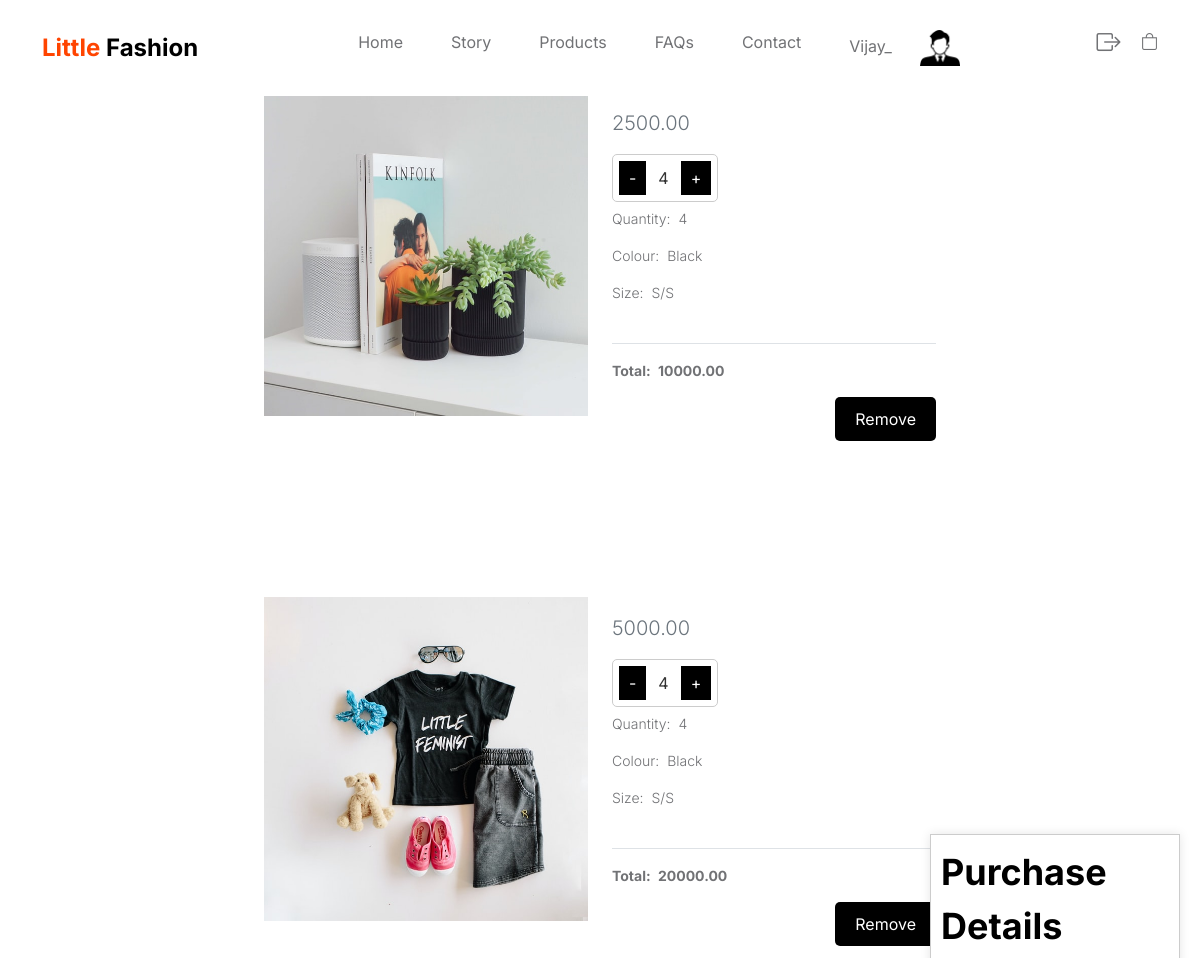
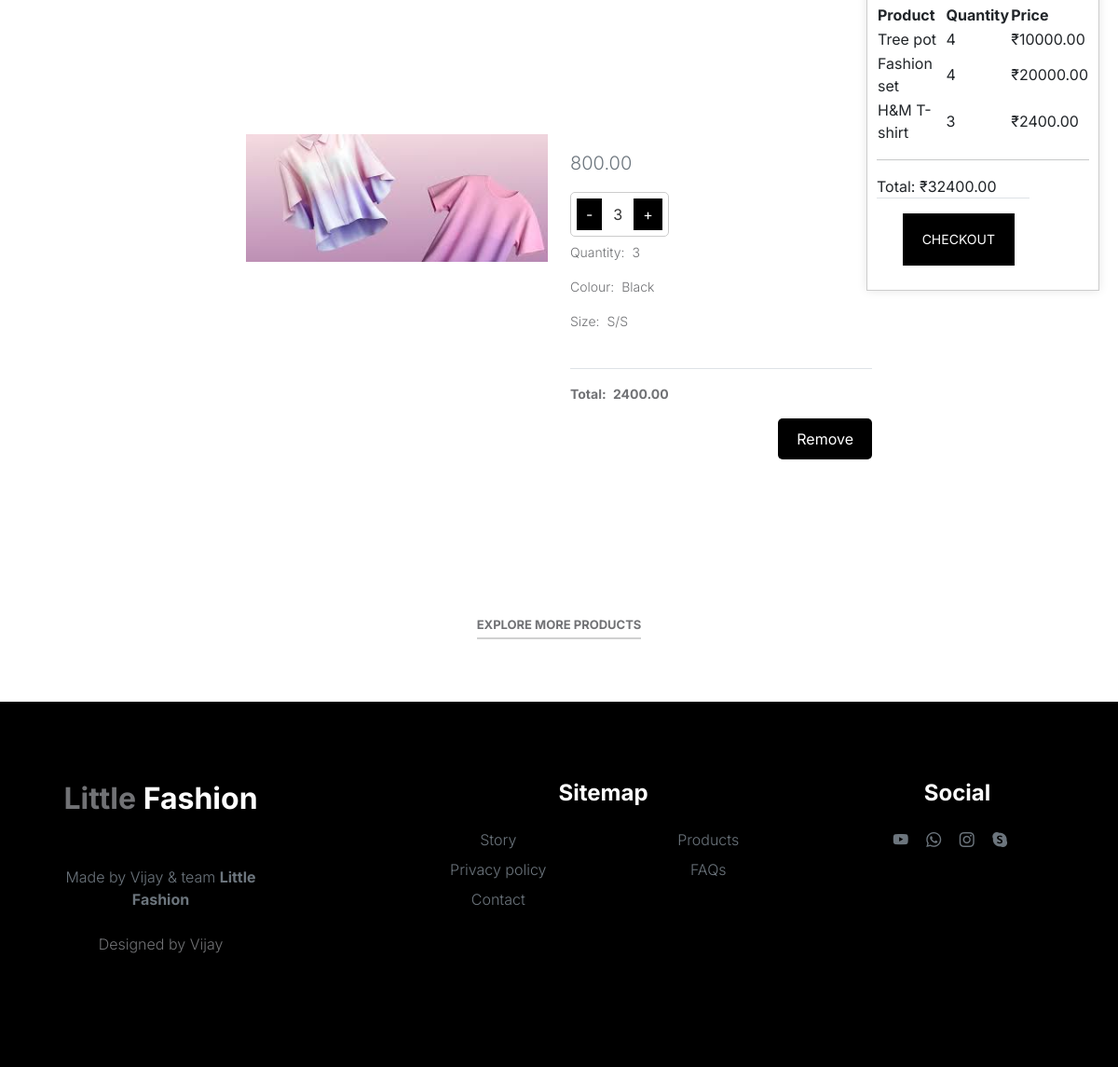
Before: /cart_table/ (signed in) with the older database file (2 pictures, top to bottom).
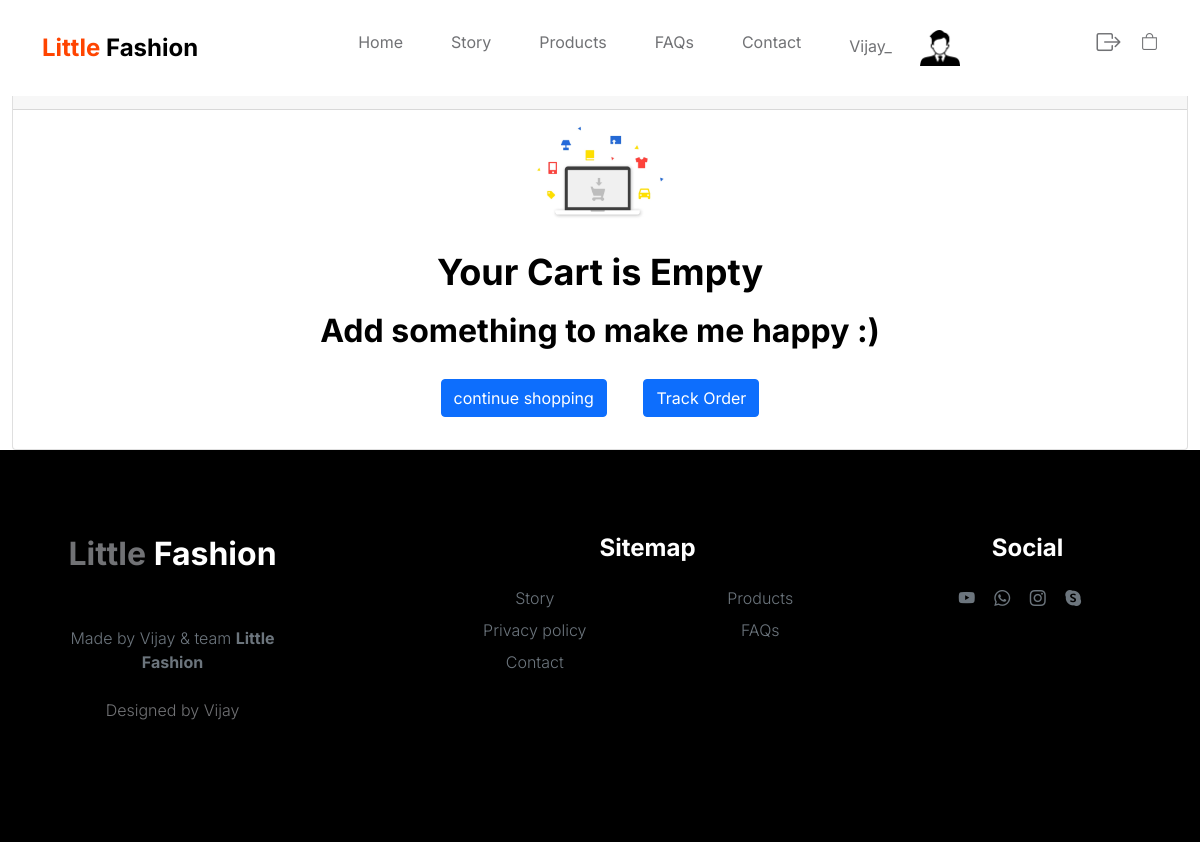
After: the same page with the newer database file.
### consumer_app/models.py (models this page shows, shortened)
class UserData(models.Model):
    name = models.CharField(max_length=50)
    phone = models.CharField(max_length=11)
    email = models.EmailField(primary_key=True)
    password = models.CharField(max_length=10)
    pic = models.ImageField(default='user.jpg',upload_to='consumer_pics')
    about_me = models.TextField(null=True)

class Cart(models.Model):
    email = models.EmailField()
    product = models.ForeignKey(Product, on_delete=models.CASCADE)
    image = models.ImageField(null=True,blank=True)
    quantity = models.PositiveIntegerField(default=1)
    price = models.DecimalField(max_digits=10, decimal_places= 2, default=0)

class Product(models.Model):
    product_name = models.CharField(max_length=150)
    des = models.CharField(max_length=150)
    price = models.DecimalField(max_digits=6, decimal_places= 2, default=500)
    pic = models.FileField(upload_to='products_images', default='sad.jpg')

### consumer_app/views.py (the view)
# urls.py: path('cart_table/', views.cart_table, name='cart_table'),
@csrf_exempt
def cart_table(request):
    s_mail = request.session['email']
    print('s_mail',s_mail)
    user_obj = UserData.objects.get(email = s_mail)
    cart_obj = Cart.objects.filter(email = s_mail)
    if cart_obj:
        total_amount = 0
        for amt in cart_obj:
            total_amount += amt.price
        global client
        client = razorpay.Client(
                            auth=(
                                settings.RAZOR_KEY_ID,
                                settings.RAZOR_KEY_SECRET
                                )
                            )
        payment = client.order.create({'amount':float(total_amount*100),"currency":'INR','payment_capture':'1' })
        print(payment)
        return render(request,'cart_table.html',{"cart_obj":cart_obj,'user_data':user_obj,'total_amt':total_amount,'payment':payment,"callback_url":'paymenthandler/'})
    else:
        return render(request,'cart_table.html',{"cart_obj":cart_obj,'user_data':user_obj})

### templates/cart_table.html (shortened to what this page needs)
{% extends 'base.html' %}
{% load static %}
{% block content %}
	{% if cart_obj %}
    {% for pro in cart_obj %}
        <div >
            <div class="modal-dialog modal-dialog-centered modal-lg">
                <div class="modal-content border-0">
                    <div class="modal-body">
                        <div class="row">
                            <div class="col-lg-6 col-12 mt-4 mt-lg-0">
                                <img src="{{pro.image.url}}" class="img-fluid product-image" alt="">
                            </div>
                            <div class="col-lg-6 col-12 mt-3 mt-lg-0">
                                <p class="product-price text-muted mt-3">{{ pro.product.price }}</p>
								<form action="/update_quauntity/{{pro.id}}" method="POST">
									<table class="quantity">
										<tr>
											<td><button class="quantity-button" name="minus">-</button></td>
											<td><span name="quan">{{pro.quantity}}</span></td>
											<td><button class="quantity-button" name="plus">+</button></td>
										</tr>
									</table>
								</form>
                                <p class="product-p">Quantity: <span class="ms-1">{{ pro.quantity }}</span></p>
                                <p class="product-p">Colour: <span class="ms-1">Black</span></p>
                                <p class="product-p pb-3">Size: <span class="ms-1">S/S</span></p>
                                <div class="border-top mt-4 pt-3">
                                    <p class="product-p"><strong>Total: <span class="ms-1">{{pro.price}}</span></strong></p>
                                </div>
								<a href="/del_cart_row/{{pro.id}}" class="remove-button">
									<button>Remove</button>
								</a>
                            </div>
                        </div>
                    </div>
                </div>
            </div>
        </div>
    {% endfor %}
	<br>
	<br>
	<br>
	<div class="side-window">
		<h3>Purchase Details</h3>
		<table class="purchase-table">
			<thead>
				<tr>
					<th>Product</th>
					<th>Quantity</th>
					<th>Price</th>
				</tr>
			</thead>
			<tbody>
				{% for item in cart_obj %}
					<tr>
						<td>{{ item.product.product_name }}</td>
						<td>{{ item.quantity }}</td>
						<td>₹{{ item.price }}</td>
					</tr>
				{% endfor %}
			</tbody>
		</table>
		<hr>
		<div class="total-amount">
			Total: ₹{{ total_amt }}
		</div>
	<form class="contact-form me-lg-5 pe-lg-3" role="form" action = '/success/' method='post'>
		<div class="modal-footer">
			<button type="button" id="rzp-button1" class="btn custom-btn cart-btn ms-lg-4">Checkout</button>
		</div>
	</form>
	</div>
	<div class="col-12 text-center">
		<a href="/products/" class="view-all">Explore more products</a>
	</div>
	<br>
	<br>
	<br>
{% else %}
	<br>
	<br>
	<div class="container-fluid  mt-100">
		<div class="row">
		   <div class="col-md-12">
				   <div class="card">
			   <div class="card-header">
			   <h5>Cart</h5>
			   </div>
			   <div class="card-body cart">
					   <div class="col-sm-12 empty-cart-cls text-center">
						   <img src="/static/images/slideshow/d438a32e-765a-4d8b-b4a6-520b560971e8.webp" width="130" height="130" class="img-fluid mb-4 mr-3">
						   <h3><strong>Your Cart is Empty</strong></h3>
						   <h4>Add something to make me happy :)</h4>
						   <a href="/products/" class="btn btn-primary cart-btn-transform m-3" data-abc="true">continue shopping</a>
						   <a href="/track/" class="btn btn-primary cart-btn-transform m-3" data-abc="true">Track Order</a>
					   </div>
			   </div>
	   </div>
		   </div>
		</div>
	   </div>
	{% endif %}
{% endblock %}

### templates/base.html
{% include "header.html" %}
{% block content %}
{% endblock  %}
{% include "footer.html" %}

### templates/header.html (shortened to what this page needs)
{% load static %}
<!doctype html>
<html lang="en">
    <head>
        <meta name="author" content=""><link rel="stylesheet" href="https://cdn.jsdelivr.net/npm/bootstrap-icons@1.10.3/font/bootstrap-icons.css">
        <link href="/static/css/bootstrap.min.css" rel="stylesheet">
        <link href="/static/css/bootstrap-icons.css" rel="stylesheet">
        <link rel="stylesheet" href="/static/css/slick.css"/>
        <link href="/static/css/tooplate-little-fashion.css" rel="stylesheet">
    </head>
    <body>
        <main>
            <nav class="navbar navbar-expand-lg">
                <div class="container">
                    <a class="navbar-brand" href="/">
                        <strong><span>Little</span> Fashion</strong>
                    </a>
                    <div class="collapse navbar-collapse" id="navbarNav">
                        <ul class="navbar-nav mx-auto">
                            <li class="nav-item">
                                <a class="nav-link {% if request.path == '/' %} active {% endif %}" href="/">Home</a>
                            </li>
                            <li class="nav-item">
                                <a class="nav-link {% if request.path == '/about/' %} active {% endif %}" href="/about">Story</a>
                            </li>
                            <li class="nav-item">
                                <a class="nav-link {% if request.path == '/products/' %} active {% endif %}" href="/products">Products</a>
                            </li>
                            <li class="nav-item">
                                <a class="nav-link {% if request.path == '/faq/' %} active {% endif %}" href="/faq">FAQs</a>
                            </li>
                            <li class="nav-item">
                                <a class="nav-link {% if request.path == '/contact/' %} active {% endif %}" href="/contact">Contact</a>
                            </li>
                            {% if user_data %}
                            <li class="nav-item">
                                <a class="nav-link">{{user_data.name}}</a>
                                {% if user_data.pic.url %}
                                    <a href="/profile/" title='editProfile'>
                                    <img src= {{user_data.pic.url}} width="40 px" class="img-circle elevation-2" alt="UserPicture">
                                    {% else %}
                                    <img src= '/' width="40 px" class="img-circle elevation-2" alt="User Image">
                                    {% endif %}
                                </a>
                            </li>
                            {% endif %}
                        </ul>
                        {% if user_data %}
                        <div class="d-none d-lg-block" style="margin-bottom: 10px;">
                            <a href="/signout/" class="bi bi-box-arrow-right custom-icon me-3"></a>
                            <a href="/cart_table/" class="bi-bag custom-icon"></a>
                        </div>
                        {% else  %}
                            <div class="d-none d-lg-block">
                                <a href="/signin" class="bi bi-person custom-icon me-3"></a>
                                <a href="/signin/" class="bi bi-bag custom-icon"></a>
                            </div>
                        {% endif %}
                    </div>
                </div>
            </nav>

### templates/footer.html (shortened to what this page needs)
{% load static %}
<footer class="site-footer">
    <div class="container">
        <div class="row">
            <div class="col-lg-3 col-10 me-auto mb-4">
                <h4 class="text-white mb-3"><a href="index.html">Little</a> Fashion</h4>
                <p class="copyright-text text-muted mt-lg-5 mb-4 mb-lg-0">Made by Vijay & team <strong>Little Fashion</strong></p>
                <br>
                <p class="copyright-text">Designed by <a href="https://www.tooplate.com/" target="_blank">Vijay</a></p>
            </div>
            <div class="col-lg-5 col-8">
                <h5 class="text-white mb-3">Sitemap</h5>
                <ul class="footer-menu d-flex flex-wrap">
                    <li class="footer-menu-item"><a href="/about" class="footer-menu-link">Story</a></li>
                    <li class="footer-menu-item"><a href="/products" class="footer-menu-link">Products</a></li>
                    <li class="footer-menu-item"><a href="#" class="footer-menu-link">Privacy policy</a></li>
                    <li class="footer-menu-item"><a href="/faq" class="footer-menu-link">FAQs</a></li>
                    <li class="footer-menu-item"><a href="/contact" class="footer-menu-link">Contact</a></li>
                </ul>
            </div>
            <div class="col-lg-3 col-4">
                <h5 class="text-white mb-3">Social</h5>
                <ul class="social-icon">
                    <li><a href="#" class="social-icon-link bi-youtube"></a></li>
                    <li><a href="#" class="social-icon-link bi-whatsapp"></a></li>
                    <li><a href="#" class="social-icon-link bi-instagram"></a></li>
                    <li><a href="#" class="social-icon-link bi-skype"></a></li>
                </ul>
            </div>
        </div>
    </div>
</footer>
</body>
</html>

### static/css/tooplate-little-fashion.css (style rules this page uses)
:root { --white-color: #FFFFFF; --primary-color: #FF4400; --section-bg-color: #f0f8ff; --dark-color: #000000; --grey-color: #d0d1d1; --p-color: #717275; --body-font-family: 'Inter', sans-serif; --h5-font-size: 24px; --p-font-size: 20px; --copyright-text-font-size: 16px; --product-link-font-size: 14px; --custom-link-font-size: 12px; --font-weight-thin: 100; --font-weight-light: 300; --font-weight-normal: 400; --font-weight-bold: 700; --font-weight-black: 900; }
body, html { height: 100%; }
html { scroll-behavior: smooth; }
body { background: var(--white-color); font-family: var(--body-font-family); position: relative; }
h2, h3, h4, h5, h6 { color: var(--dark-color); line-height: inherit; }
h1, h2, h3, h4, h5, h6 { font-weight: var(--font-weight-bold); }
h3 { font-size: 36px; }
h4 { font-size: 32px; }
h5 { font-size: 24px; }
p { color: var(--p-color); font-size: var(--p-font-size); font-weight: var(--font-weight-light); }
a, button { touch-action: manipulation; transition: all 0.3s; }
a { color: var(--p-color); text-decoration: none; }
b, strong { font-weight: var(--font-weight-bold); }
.custom-icon { color: var(--p-color); font-size: 24px; }
.custom-icon { display: inline-block; vertical-align: middle; }
.bi-bag.custom-icon { font-size: 17px; }
.navbar { background: var(--white-color); position: fixed; top: 0; right: 0; left: 0; padding: 25px 0; z-index: 2; will-change: transform; transition: transform 300ms linear; }
.navbar span, h2 span, h4 span { color: var(--primary-color); }
.navbar-brand { color: var(--dark-color); font-size: 24px; font-weight: var(--font-weight-light); margin: 0; padding: 0; }
.navbar-expand-lg .navbar-nav .nav-link { display: inline-block; padding: 0; margin-right: 1.5rem; margin-left: 1.5rem; }
.nav-link { color: var(--p-color); font-size: 16px; position: relative; }
.navbar .nav-link::after { position: absolute; top: 100%; left: 0; width: 100%; height: 2px; background: var(--grey-color); content: ''; opacity: 0; -webkit-transition: opacity 0.3s, -webkit-transform 0.3s; -moz-transition: opacity 0.3s, -moz-transform 0.3s; transition: opacity 0.3s, transform 0.3s; -webkit-transform: translateY(10px); -moz-transform: translateY(10px); transform: translateY(10px); }
.site-footer { background: var(--dark-color); padding-top: 5rem; padding-bottom: 5rem; }
.footer-menu { margin: 0; padding: 0; }
.footer-menu-item { display: block; width: 50%; }
.footer-menu-link { color: #6c757d; font-weight: var(--font-weight-light); display: inline-block; vertical-align: top; margin-top: 4px; margin-bottom: 4px; }
.site-footer .social-icon-link { margin-top: 4px; }
.copyright-text { font-size: var(--copyright-text-font-size); }
.social-icon { margin: 0; padding: 0; }
.social-icon li { list-style: none; display: inline-block; vertical-align: top; }
.social-icon-link { color: #6c757d; font-size: 1rem; display: inline-block; vertical-align: top; margin-bottom: 4px; margin-right: 15px; }

### templates/header.html (style rules this page uses)
.container { text-align: center; }

Changed rows visible on the page:
removed Cart: image (picture), product.price "2500.00", quantity "4", price "10000.00", product.product_name "Tree pot"
removed Cart: image (picture), product.price "5000.00", quantity "4", price "20000.00", product.product_name "Fashion set"
removed Cart: image (picture), product.price "800.00", quantity "3", price "2400.00", product.product_name "H&M T-shirt"
Other visible differences:
{{ total_amt }}: "32400.00" → (not shown)
text no longer shown: "Purchase Details Product Quantity Price Total: ₹ CHECKOUT EXPLORE MORE PRODUCTS"
text now shown: "Your Cart is Empty Add something to make me happy :) continue shopping Track Order"
